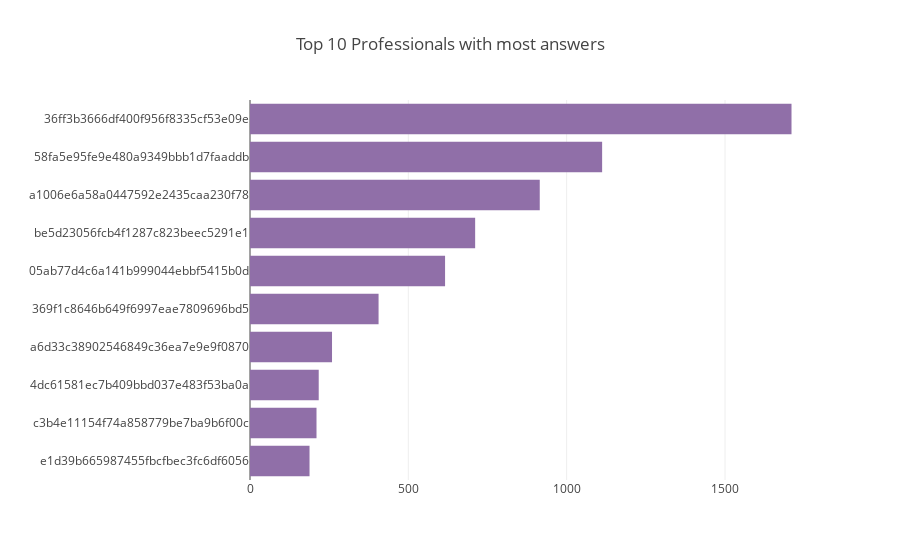

Notebook source saved alongside this figure:
### Markdown cell above
### **<span style="color: red">Observation: </span>** The chart shows the Top Tags followed by professionals. Since most professionals work in IT ( as shown in the previous chart ), the most followed Tags are also related to IT.

### Code cell
count_answers = answers_df[answers_df['answers_author_id'].isin(professionals_df.index.values)].groupby('answers_author_id').count()['answers_question_id']
count_answers = count_answers.sort_values(ascending=False)
n = 10
fig = {
    'data': [{
        'type': 'bar',
        'x': count_answers.head(n).values,
        'y': count_answers.head(n).index.values,
        'orientation': 'h',
        'marker': {'color': BAR_COLOR}
    }],
    'layout': {
        'title': f'Top {n} Professionals with most answers',
        'yaxis': {'autorange': 'reversed'},
        'margin': {'l': 250}
    }
}
iplot(fig)

### Figure 1 — Plotly figure (JSON) as saved in the notebook; plotly's stock layout.template omitted (floating-point values rounded to 4 significant figures)
{"data": [{"marker": {"color": "#906FA8"}, "orientation": "h", "type": "bar", "uid": "e39a1b9f-27a6-40de-8107-c41245c1263d", "x": [1710, 1112, 915, 711, 616, 406, 259, 217, 210, 188], "y": ["36ff3b3666df400f956f8335cf53e09e", "58fa5e95fe9e480a9349bbb1d7faaddb", "a1006e6a58a0447592e2435caa230f78", "be5d23056fcb4f1287c823beec5291e1", "05ab77d4c6a141b999044ebbf5415b0d", "369f1c8646b649f6997eae7809696bd5", "a6d33c38902546849c36ea7e9e9f0870", "4dc61581ec7b409bbd037e483f53ba0a", "c3b4e11154f74a858779be7ba9b6f00c", "e1d39b665987455fbcfbec3fc6df6056"]}], "layout": {"margin": {"l": 250}, "title": {"text": "Top 10 Professionals with most answers"}, "yaxis": {"autorange": "reversed"}}}
